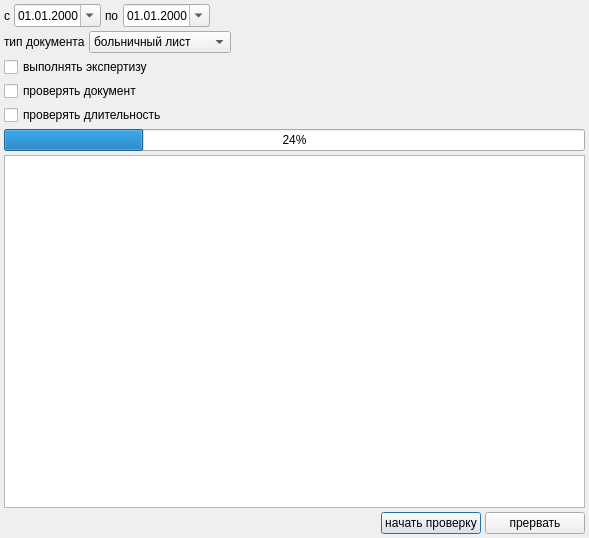
<?xml version="1.0" encoding="UTF-8"?>
<ui version="4.0">
 <class>TempInvalidCheckDialog</class>
 <widget class="QDialog" name="TempInvalidCheckDialog">
  <property name="geometry">
   <rect>
    <x>0</x>
    <y>0</y>
    <width>589</width>
    <height>538</height>
   </rect>
  </property>
  <property name="windowTitle">
   <string>логический контроль ВУТ</string>
  </property>
  <layout class="QGridLayout" name="gridLayout">
   <property name="margin">
    <number>4</number>
   </property>
   <property name="spacing">
    <number>4</number>
   </property>
   <item row="0" column="2" colspan="3">
    <spacer name="horizontalSpacer">
     <property name="orientation">
      <enum>Qt::Horizontal</enum>
     </property>
     <property name="sizeType">
      <enum>QSizePolicy::Expanding</enum>
     </property>
     <property name="sizeHint" stdset="0">
      <size>
       <width>349</width>
       <height>20</height>
      </size>
     </property>
    </spacer>
   </item>
   <item row="1" column="0">
    <widget class="QLabel" name="label_3">
     <property name="sizePolicy">
      <sizepolicy hsizetype="Fixed" vsizetype="Preferred">
       <horstretch>0</horstretch>
       <verstretch>0</verstretch>
      </sizepolicy>
     </property>
     <property name="text">
      <string>тип документа</string>
     </property>
    </widget>
   </item>
   <item row="1" column="1">
    <widget class="QComboBox" name="boxDocTypes">
     <item>
      <property name="text">
       <string>больничный лист</string>
      </property>
     </item>
     <item>
      <property name="text">
       <string>справка</string>
      </property>
     </item>
    </widget>
   </item>
   <item row="1" column="2" colspan="3">
    <spacer name="horizontalSpacer_2">
     <property name="orientation">
      <enum>Qt::Horizontal</enum>
     </property>
     <property name="sizeType">
      <enum>QSizePolicy::Expanding</enum>
     </property>
     <property name="sizeHint" stdset="0">
      <size>
       <width>349</width>
       <height>20</height>
      </size>
     </property>
    </spacer>
   </item>
   <item row="3" column="0" colspan="5">
    <widget class="QCheckBox" name="checkExpert">
     <property name="sizePolicy">
      <sizepolicy hsizetype="Expanding" vsizetype="Fixed">
       <horstretch>0</horstretch>
       <verstretch>0</verstretch>
      </sizepolicy>
     </property>
     <property name="text">
      <string>выполнять экспертизу</string>
     </property>
    </widget>
   </item>
   <item row="4" column="0" colspan="5">
    <widget class="QCheckBox" name="checkDocum">
     <property name="sizePolicy">
      <sizepolicy hsizetype="Expanding" vsizetype="Fixed">
       <horstretch>0</horstretch>
       <verstretch>0</verstretch>
      </sizepolicy>
     </property>
     <property name="text">
      <string>проверять документ</string>
     </property>
    </widget>
   </item>
   <item row="5" column="0" colspan="5">
    <widget class="QCheckBox" name="checkDur">
     <property name="sizePolicy">
      <sizepolicy hsizetype="Expanding" vsizetype="Fixed">
       <horstretch>0</horstretch>
       <verstretch>0</verstretch>
      </sizepolicy>
     </property>
     <property name="text">
      <string>проверять длительность</string>
     </property>
    </widget>
   </item>
   <item row="6" column="0" colspan="5">
    <widget class="CProgressBar" name="progressBar">
     <property name="value">
      <number>24</number>
     </property>
     <property name="orientation">
      <enum>Qt::Horizontal</enum>
     </property>
    </widget>
   </item>
   <item row="7" column="0" colspan="5">
    <widget class="QListWidget" name="log"/>
   </item>
   <item row="8" column="0" colspan="3">
    <widget class="QLabel" name="labelInfo">
     <property name="sizePolicy">
      <sizepolicy hsizetype="Expanding" vsizetype="Preferred">
       <horstretch>0</horstretch>
       <verstretch>0</verstretch>
      </sizepolicy>
     </property>
     <property name="text">
      <string/>
     </property>
    </widget>
   </item>
   <item row="8" column="3">
    <widget class="QPushButton" name="btnStart">
     <property name="sizePolicy">
      <sizepolicy hsizetype="Fixed" vsizetype="Fixed">
       <horstretch>0</horstretch>
       <verstretch>0</verstretch>
      </sizepolicy>
     </property>
     <property name="minimumSize">
      <size>
       <width>100</width>
       <height>0</height>
      </size>
     </property>
     <property name="text">
      <string>начать проверку</string>
     </property>
    </widget>
   </item>
   <item row="8" column="4">
    <widget class="QPushButton" name="btnClose">
     <property name="sizePolicy">
      <sizepolicy hsizetype="Fixed" vsizetype="Fixed">
       <horstretch>0</horstretch>
       <verstretch>0</verstretch>
      </sizepolicy>
     </property>
     <property name="minimumSize">
      <size>
       <width>100</width>
       <height>0</height>
      </size>
     </property>
     <property name="text">
      <string>прервать</string>
     </property>
    </widget>
   </item>
   <item row="0" column="0" colspan="2">
    <widget class="QWidget" name="frmDateRange" native="true">
     <property name="sizePolicy">
      <sizepolicy hsizetype="Maximum" vsizetype="Preferred">
       <horstretch>0</horstretch>
       <verstretch>0</verstretch>
      </sizepolicy>
     </property>
     <layout class="QHBoxLayout" name="horizontalLayout">
      <property name="spacing">
       <number>4</number>
      </property>
      <property name="margin">
       <number>0</number>
      </property>
      <item>
       <widget class="QLabel" name="label">
        <property name="sizePolicy">
         <sizepolicy hsizetype="Fixed" vsizetype="Preferred">
          <horstretch>0</horstretch>
          <verstretch>0</verstretch>
         </sizepolicy>
        </property>
        <property name="text">
         <string>с</string>
        </property>
       </widget>
      </item>
      <item>
       <widget class="CDateEdit" name="dateEdit_1">
        <property name="sizePolicy">
         <sizepolicy hsizetype="Maximum" vsizetype="Fixed">
          <horstretch>0</horstretch>
          <verstretch>0</verstretch>
         </sizepolicy>
        </property>
        <property name="displayFormat">
         <string>dd.MM.yyyy</string>
        </property>
        <property name="calendarPopup">
         <bool>true</bool>
        </property>
        <property name="date">
         <date>
          <year>2000</year>
          <month>1</month>
          <day>1</day>
         </date>
        </property>
       </widget>
      </item>
      <item>
       <widget class="QLabel" name="label_2">
        <property name="sizePolicy">
         <sizepolicy hsizetype="Fixed" vsizetype="Preferred">
          <horstretch>0</horstretch>
          <verstretch>0</verstretch>
         </sizepolicy>
        </property>
        <property name="text">
         <string>по</string>
        </property>
       </widget>
      </item>
      <item>
       <widget class="CDateEdit" name="dateEdit_2">
        <property name="sizePolicy">
         <sizepolicy hsizetype="Maximum" vsizetype="Fixed">
          <horstretch>0</horstretch>
          <verstretch>0</verstretch>
         </sizepolicy>
        </property>
        <property name="displayFormat">
         <string>dd.MM.yyyy</string>
        </property>
        <property name="calendarPopup">
         <bool>true</bool>
        </property>
        <property name="date">
         <date>
          <year>2000</year>
          <month>1</month>
          <day>1</day>
         </date>
        </property>
       </widget>
      </item>
     </layout>
    </widget>
   </item>
  </layout>
 </widget>
 <customwidgets>
  <customwidget>
   <class>CProgressBar</class>
   <extends>QProgressBar</extends>
   <header>library/ProgressBar.h</header>
  </customwidget>
  <customwidget>
   <class>CDateEdit</class>
   <extends>QDateEdit</extends>
   <header>library/DateEdit.h</header>
  </customwidget>
 </customwidgets>
 <tabstops>
  <tabstop>dateEdit_1</tabstop>
  <tabstop>dateEdit_2</tabstop>
  <tabstop>boxDocTypes</tabstop>
  <tabstop>checkExpert</tabstop>
  <tabstop>checkDocum</tabstop>
  <tabstop>checkDur</tabstop>
  <tabstop>log</tabstop>
  <tabstop>btnStart</tabstop>
  <tabstop>btnClose</tabstop>
 </tabstops>
 <resources/>
 <connections/>
</ui>
